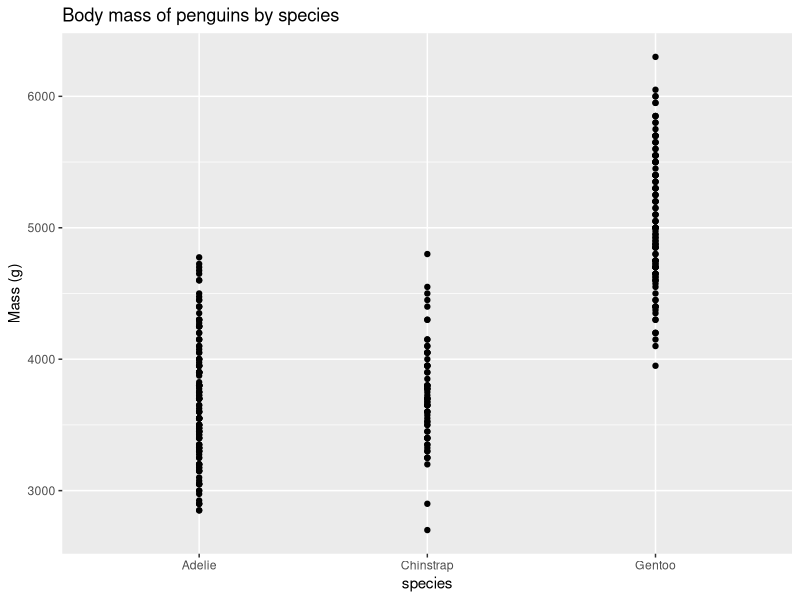
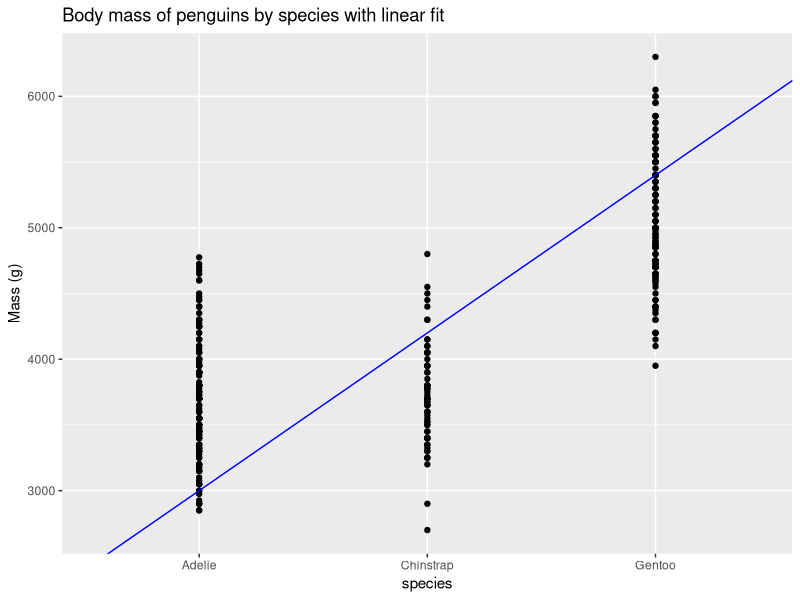
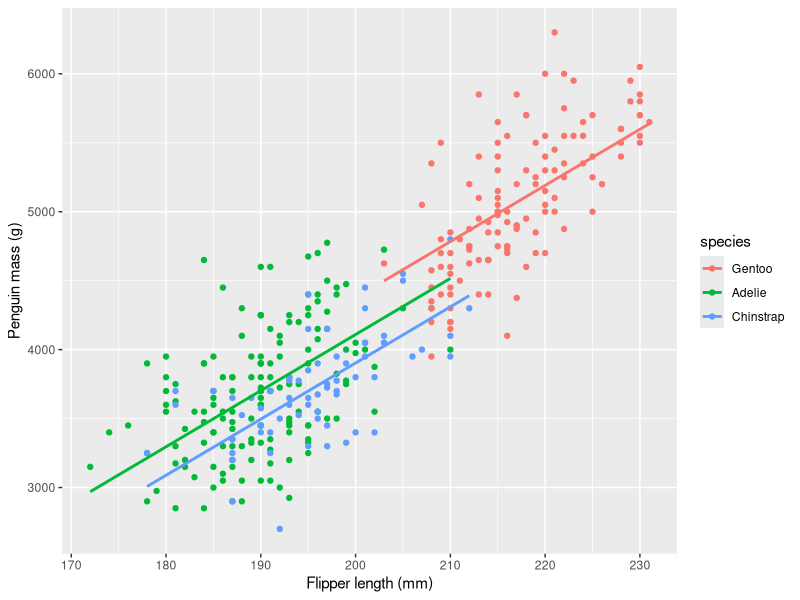
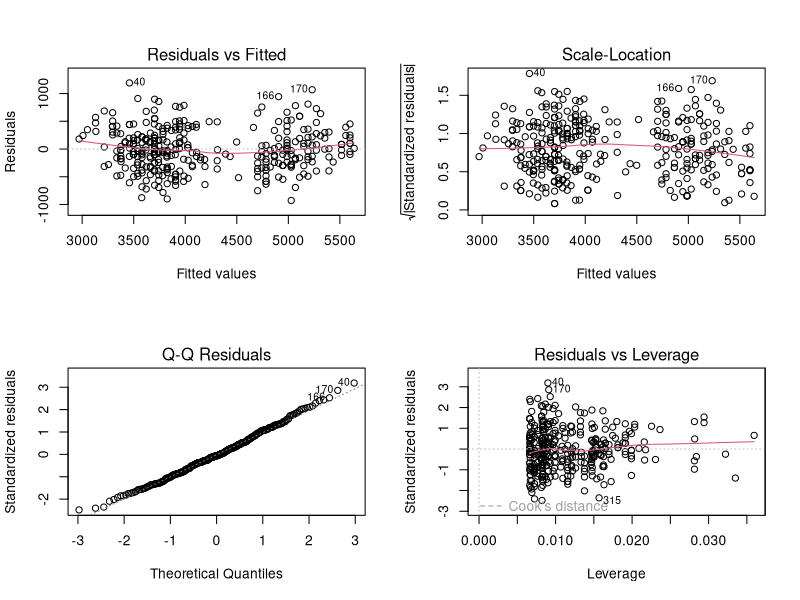
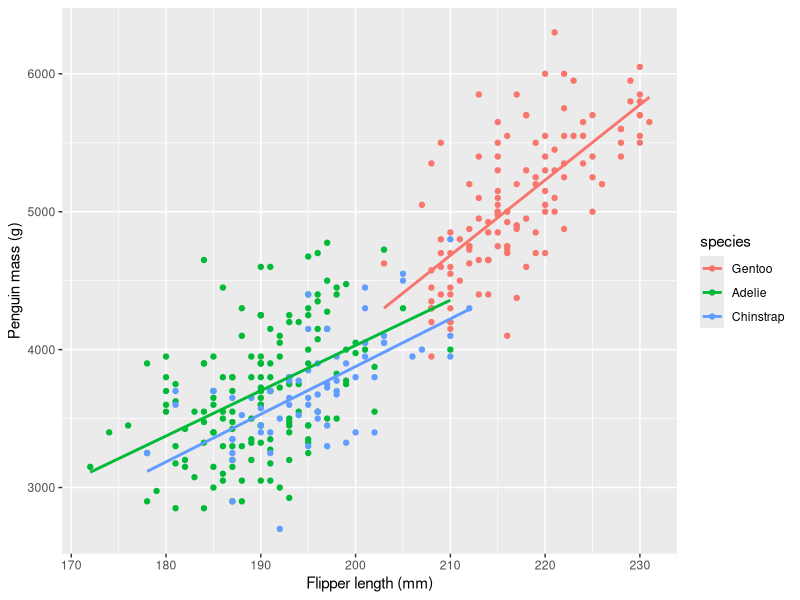
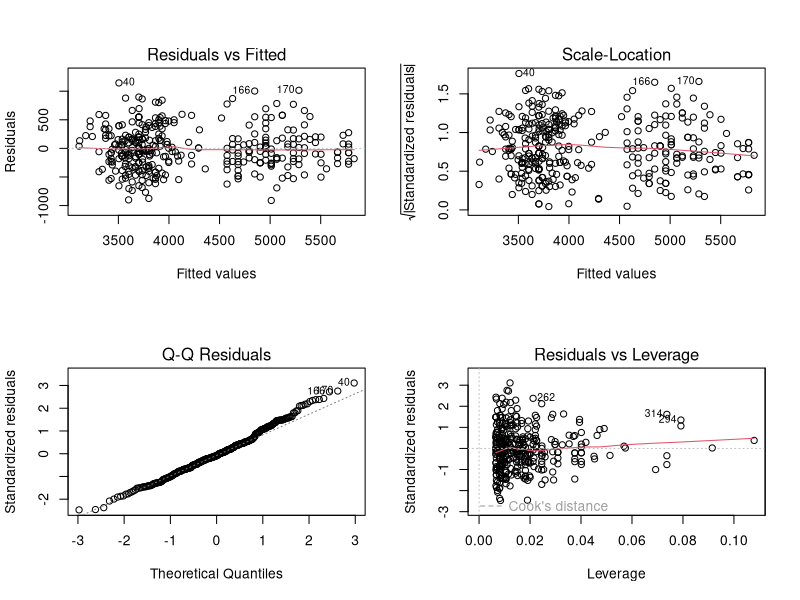

Recreate these plots in R, in order.
## ---- chunk 1
#| echo: false
#| include: false

# import packages and get a small version of the penguins data
library(palmerpenguins)
library(ggplot2)
library(dplyr)

data(penguins)
## ---- chunk 2
#| warning: false
#| message: false
ggplot(penguins) +
  aes(x=species, y=body_mass_g) +
  geom_point() +
  ggtitle("Body mass of penguins by species") +
  ylab("Mass (g)")
## ---- chunk 3
#| warning: false
#| message: false
ggplot(penguins) +
  aes(x=species, y=body_mass_g) +
  geom_point() +
  geom_abline(intercept=1800, slope=1200, color="blue") +
  ggtitle("Body mass of penguins by species with linear fit") +
  ylab("Mass (g)")
## ---- chunk 4
penguin_lm = lm(body_mass_g ~ species, data=penguins)
summary(penguin_lm)
## ---- chunk 5
group_by(penguins, species) |>
  summarize(mass = mean(body_mass_g, na.rm=TRUE))
## ---- chunk 6
tail(model.matrix(penguin_lm))
## ---- chunk 7
penguins$species = relevel(penguins$species, ref="Gentoo")
releveled_penguin_model = lm(body_mass_g ~ species, data=penguins)
summary(releveled_penguin_model)
## ---- chunk 8
# compare predictions between the models with different contrasts:
pred_df = data.frame(species=c("Adelie", "Chinstrap", "Gentoo"))
predict(penguin_lm, pred_df)
predict(releveled_penguin_model, pred_df)
## ---- chunk 9
# create a model with both species and flipper length as features
combo_model = lm(body_mass_g ~ flipper_length_mm + species,
     data=penguins)
## ---- chunk 10
#| echo: false
#| warning: false
#| message: false
penguins$nointeract = predict(combo_model, newdata=penguins)
ggplot(penguins) +
  aes(x=flipper_length_mm, y=body_mass_g, color=species) +
  geom_point() +
  xlab("Flipper length (mm)") +
  ylab("Penguin mass (g)") +
  geom_smooth(data=penguins,
                mapping=aes(x=flipper_length_mm, y=nointeract, color=species),
                method='lm',
                se=FALSE)
## ---- chunk 11
#| warning: false
#| message: false
# plot the model diagnostics
layout(matrix(1:4, 2, 2))
plot(combo_model)

# check out the model summary
summary(combo_model)
## ---- chunk 12
#| echo: false
#| warning: false
#| message: false
ggplot(penguins) +
  aes(x=flipper_length_mm, y=body_mass_g, color=species) +
  geom_point() +
  xlab("Flipper length (mm)") +
  ylab("Penguin mass (g)") +
  geom_smooth(method='lm', se=FALSE)
## ---- chunk 13
# create a model interacting species and flipper length as features
interaction_model =
  lm(body_mass_g ~ flipper_length_mm + species + flipper_length_mm:species,
     data=penguins)
## ---- chunk 14
#| warning: false
#| message: false
# plot the model diagnostics
layout(matrix(1:4, 2, 2))
plot(interaction_model)

# check out the model summary
summary(interaction_model)
